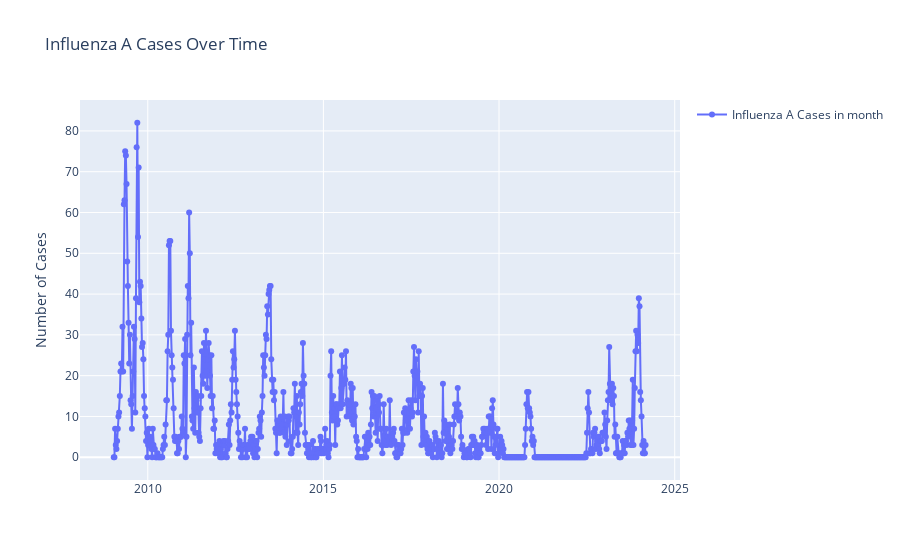

Source (notebook cell):
### Code cell
plot_month_per_year(train_df, 'case')

### Figure 1 — Plotly figure (JSON) as saved in the notebook; plotly's stock layout.template omitted (floating-point values rounded to 4 significant figures; data arrays with more than 128 entries replaced by an {"elided": "..."} marker saying what was removed)
{"data": [{"mode": "lines+markers", "name": "Influenza A Cases in month", "type": "scatter", "x": {"elided": "792 str values"}, "y": {"elided": "792 int values"}}], "layout": {"showlegend": true, "title": {"text": "Influenza A Cases Over Time"}, "yaxis": {"title": {"text": "Number of Cases"}}}}
